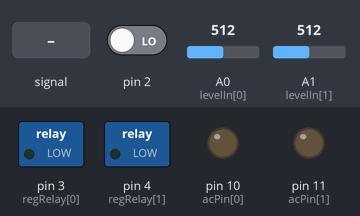
A sketch run on a simulated Arduino Uno, built with avr-gcc and run on an emulated ATmega328P. Parts: switched loads named in the sketch (green lamp = pin HIGH), output pins drawn as LEDs (lit = HIGH). Inputs (shaded band) come from the test bench; at power-on: A0 (levelIn[0]) = 512, A1 (levelIn[1]) = 512, pin 2 LOW.

Above: at 1.2 s.
1.3 s: A0 (levelIn[0]) fed a 200 Hz sine of ±460 counts around its level
At 2.5 s:
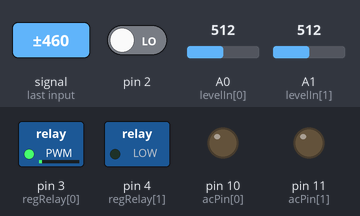
2.8 s: A0 (levelIn[0]) set to 1023
At 3.4 s:
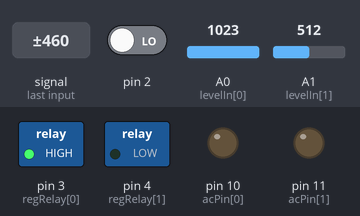
4.3 s: A1 (levelIn[1]) set to 944
5.8 s: A1 (levelIn[1]) set to 974
At 6.7 s:
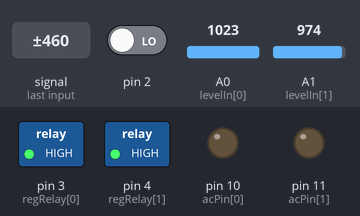
7.3 s: A0 (levelIn[0]) set to 900
At 7.8 s:
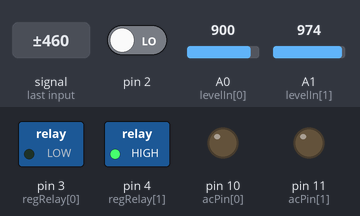
Timing chart, 0 to 9.8 s (numbered marks = the images above; inputs shaded):
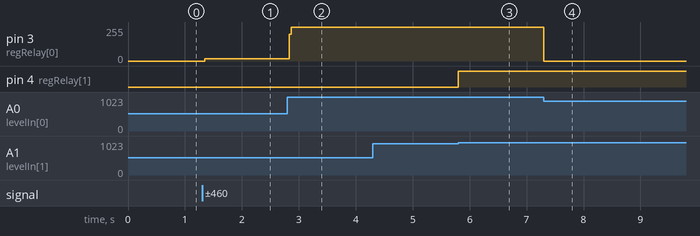

The sketch:

Regulator.ino
```cpp
#include <TimerOne.h>
const int regCount = 2;
volatile int V[regCount];             // Variable to use as a counter of dimming steps. It is volatile since it is passed between interrupts
volatile boolean zero_cross[regCount]; // Flag to indicate we have crossed zero
int acPin[regCount] = {10, 11};                // Output to Opto Triac PWM wave
int levelIn[regCount] = {A0, A1};                // Dimming level input from Atmega main board
int dim[regCount] = {128, 128};                  // Dimming level (0-128)  0 = on, 128 = 0ff
int freqStep = 80;              // This is the delay-per-brightness step in microseconds. It allows for 128 steps
int stepCount = 128;
int regRelay[regCount] = {3, 4};

void setup()
{
  for (int i = 0; i < regCount; i++)
  {
    pinMode(acPin[i], OUTPUT);
    pinMode(regRelay[i], OUTPUT);
    digitalWrite(regRelay[i],LOW);
  }
  attachInterrupt(0, zero_cross_detect, RISING);    // Attach an Interupt to Pin 2 (interupt 0) for Zero Cross Detection
  Timer1.initialize(freqStep);                      // Initialize TimerOne library for the freq we need
  Timer1.attachInterrupt(dim_check, freqStep);      // Go to dim_check procedure every 75 uS (50Hz)  or 65 uS (60Hz)
}

void zero_cross_detect()
{
  for (int i = 0; i < regCount; i++)
  {
    zero_cross[i] = true;               // set flag for dim_check function that a zero cross has occured
    V[i] = 0;                           // stepcounter to 0.... as we start a new cycle
    digitalWrite(acPin[i], LOW);
  }
}

// Turn on the TRIAC at the appropriate time
// We arrive here every 75 (65) uS
// First check if a flag has been set
// Then check if the counter 'i' has reached the dimming level
// if so.... switch on the TRIAC and reset the counter

void dim_check()
{
  for (int i = 0; i < regCount; i++)
  {
    if (zero_cross[i] == true)
    {
      if (V[i] > dim[i])
      {
        digitalWrite(acPin[i], HIGH);  // turn on light
        V[i] = 0; // reset time step counter
        zero_cross[i] = false;  // reset zero cross detection flag
      }
      else
      {
        V[i] = V[i] + 1; // increment time step counter
      }
    }
  }
}

void regulatorLoop()
{
  for (int i = 0; i < regCount; i++)
  {
    int sensorValue = analogRead(levelIn[i]);
    int level = sensorValue * (128 / 1023.0);
    dim[i] = level;
    //Serial.println(String(dim[i]) + " " + String(i));
    //delay(100);
    if(dim[i]>=120)
    {
      digitalWrite(regRelay[i], HIGH);
      digitalWrite(acPin[i], LOW);
    }
    else
    {
      digitalWrite(regRelay[i], LOW);
    }
  }

}


void loop()
{
  regulatorLoop();
}
```

Measured:
- the behaviour switches between 959 and 960 on A1 (levelIn[1]) (found by bisection; images 2 and 3)
- after the input at 1.3 s, pin 3 (regRelay[0]): 0/255 → 18/255 after 0.05 s
- after the input at 2.8 s, pin 3 (regRelay[0]): 18/255 → 255/255 at once
- after the input at 4.3 s, every drawn part: stays the same
- after the input at 5.8 s, pin 4 (regRelay[1]): LOW → HIGH at once
- after the input at 7.3 s, pin 3 (regRelay[0]): 255/255 → 0/255 at once
